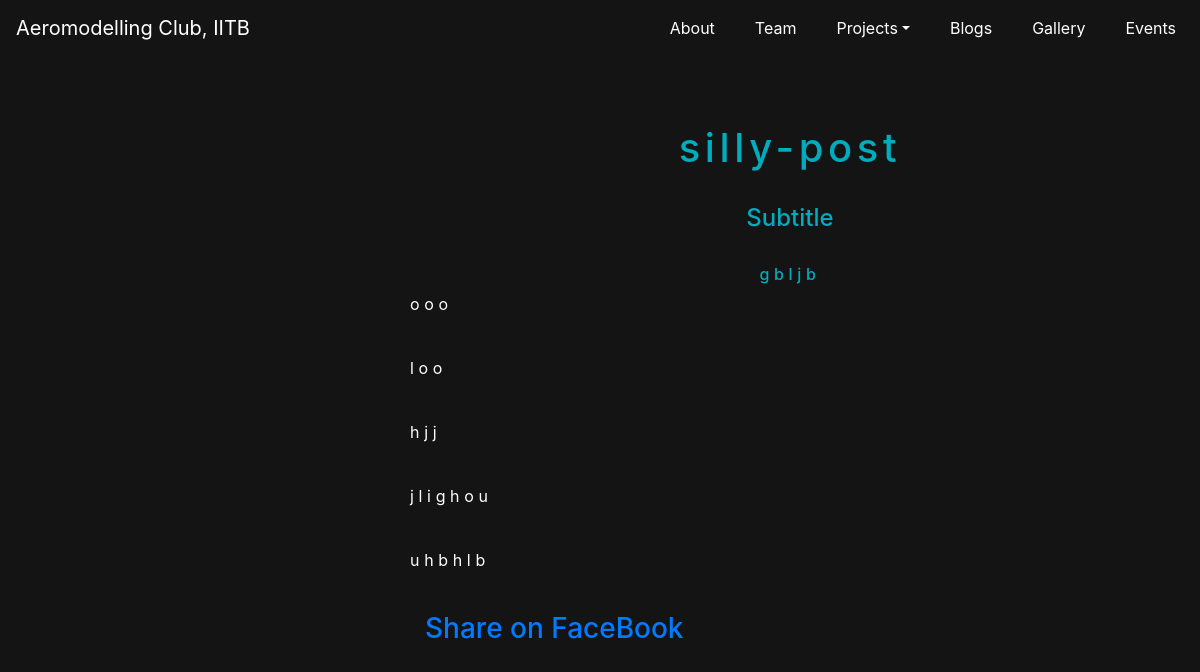
Screenshot of /aeromodelling-club/blogs/1/ with the database file from the repository.
### aero/models.py (models this page shows)
class Blog(models.Model):
	title = models.CharField(max_length=30)
	content = models.TextField(max_length=500)
	paragraph1 = models.TextField()
	paragraph2 = models.TextField()
	paragraph3 = models.TextField()
	paragraph4 = models.TextField()
	paragraph5 = models.TextField()
	img = models.ImageField(upload_to = "images/")
	author = models.CharField(max_length=100)

### aero/views.py (the view)
# urls.py: path('blogs/<int:pk>/',views.gblog, name='gblog'),
def gblog(request, pk):
    blog = Blog.objects.get(pk=pk)
    return render(request, 'aero/blogs/blog.html', {'blog': blog})

### aero/templates/aero/blogs/blog.html (shortened to what this page needs)
<html>
    <head>
        <link rel="stylesheet" href="https://stackpath.bootstrapcdn.com/bootstrap/4.5.0/css/bootstrap.min.css">
            <link rel="stylesheet" href = "../../../static/aero/css/nav.css">
    </head>
    <body class="background">
     <nav class="navbar navbar-expand-lg navbar-dark bg-dark sticky-top">
    <a class="navbar-brand">Aeromodelling Club, IITB</a>
    <div class="navbar-collapse collapse" id="navbarsExample">
        <ul class="navbar-nav ml-auto">
            <li class="nav-item active">
                <a class="nav-link" href="#">About</a>
            </li>
            <li class="nav-item">
                <a class="nav-link" href="#">Team</a>
            </li>
            <li class="nav-item dropdown">
                <a class="nav-link dropdown-toggle" href="#" id="dropdown03" data-toggle="dropdown"
                    aria-haspopup="true" aria-expanded="false">Projects</a>
            </li>
            <li class="nav-item">
                <a class="nav-link" href="#">Blogs</a>
            </li>
            <li class="nav-item">
                <a class="nav-link" href="#">Gallery<span class="sr-only">(current)</span></a>
            </li>
            <li class="nav-item">
                <a class="nav-link" href="#">Events</a>
            </li>
        </ul>
    </div>
</nav>
    <div class="container">
        <div class="row" style="padding-top: 68px;">
            <div class="col-sm-4">
            </div>
            <div class="col-sm-8">
                <h1 class="blog-heading" style="text-align: center;">{{ blog.title }}</h1>
                <br />
                <h4 class="blog-subtitle" style="text-align: center;">Subtitle</h4>
                <br />
                <h6 class="blog-author" style="text-align: center;">{{ blog.author }}</h6>
                <div class="row">
                    <p class="text-justify">{{ blog.paragraph1 }}</p>
                </div>
                <br />
                <div class="row">
                    <p class="text-justify">{{ blog.paragraph2 }}</p>
                </div>
                <br />
                <div class="row">
                    <p class="text-justify">{{ blog.paragraph3 }}</p>
                </div>
                <br />
                <div class="row">
                    <p class="text-justify">{{ blog.paragraph4 }}</p>
                </div>
                <br />
                <div class="row">
                    <p class="text-justify">{{ blog.paragraph5 }}</p>
                </div>
                <br />
                <a href="#">
                    <h3>
                        Share on FaceBook
                    </h3>
                </a>
            </div>
        </div>
    </div>
    </body>
</html>

### aero/static/aero/css/nav.css (style rules this page uses)
.navbar { background-color: #141414 !important; }
.navbar .navbar-brand { color: white; transition-property: all !important; transition-duration: 0.4s !important; transition-timing-function: ease-in-out !important; }
.navbar .navbar-nav li a { color:white !important; margin-left: 2vw !important; transition-property: all !important; transition-duration: 0.4s !important ; transition-timing-function: ease-in-out; }

### aero/templates/aero/blogs/blog.html (style rules this page uses)
.background { top: 0px; left: 0px; width: 100%; height: 100%; background: #141414 0% 0% no-repeat padding-box; opacity: 1; }
.blog-heading { font: Regular 29px/38px Arial; letter-spacing: 4.67px; color: #01ACBE; opacity: 1; }
.blog-author { font: Regular 29px/38px Arial; letter-spacing: 4.67px; color: #01ACBE; opacity: 1; }
.blog-subtitle { color: #01ACBE; }
p { color: var(--unnamed-color-ffffff); text-align: left; font: Regular 29px/38px Arial; letter-spacing: 4.67px; color: #FFFFFF; opacity: 1; }

### rows the page displays
Blog: title "silly-post", author "gbljb", paragraph1 "ooo", paragraph2 "loo", paragraph3 "hjj", paragraph4 "jlighou", paragraph5 "uhbhlb"
